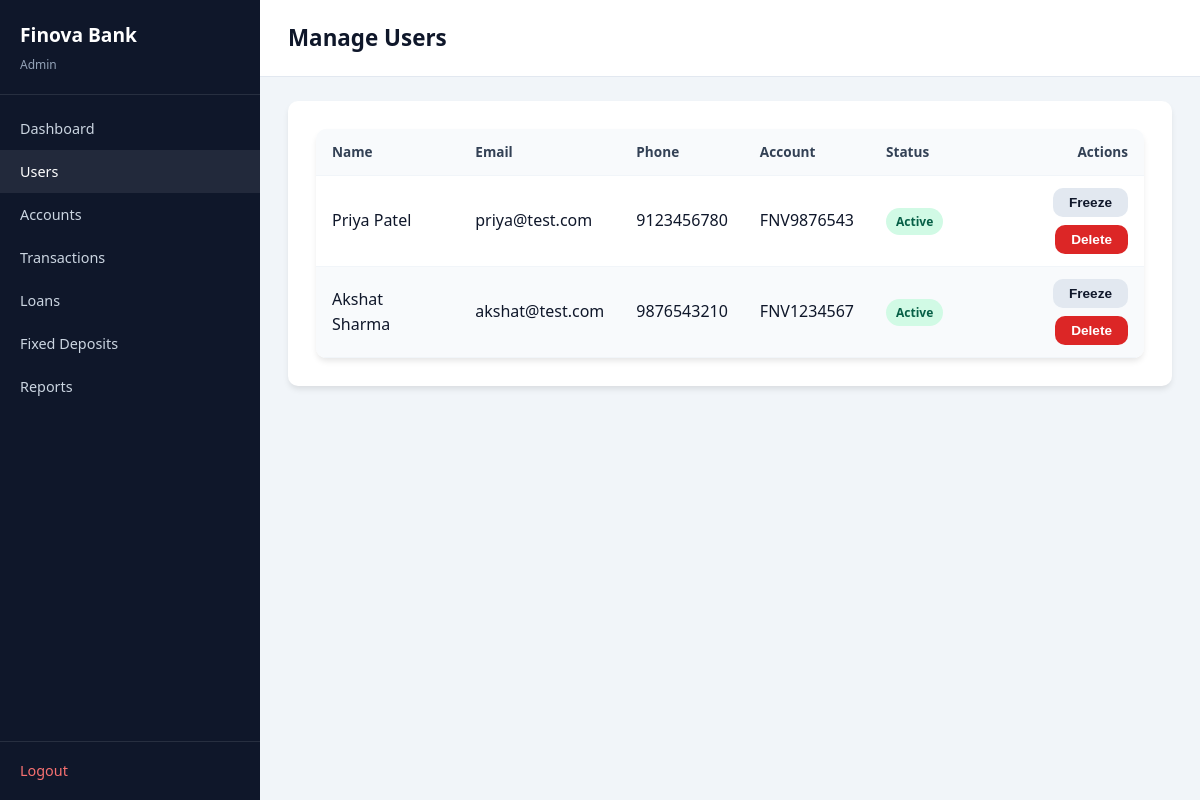
Page /admin/users.php (signed in) on the committed database.
### tables this page shows
CREATE TABLE accounts (
    id           INT AUTO_INCREMENT PRIMARY KEY,
    user_id      INT NOT NULL,
    account_no   VARCHAR(20) NOT NULL UNIQUE,
    account_type ENUM('savings','current','salary') DEFAULT 'savings',
    balance      DECIMAL(12,2) DEFAULT 0.00,
    open_date    DATE NOT NULL,
    status       ENUM('active','frozen','closed') DEFAULT 'active',
    FOREIGN KEY (user_id) REFERENCES users(id) ON DELETE CASCADE
);

CREATE TABLE users (
    id            INT AUTO_INCREMENT PRIMARY KEY,
    full_name     VARCHAR(100) NOT NULL,
    email         VARCHAR(100) NOT NULL UNIQUE,
    phone         VARCHAR(15) DEFAULT NULL,
    password      VARCHAR(255) DEFAULT NULL,
    google_id     VARCHAR(100) DEFAULT NULL,
    profile_pic   VARCHAR(255) DEFAULT NULL,
    auth_provider ENUM('local','google') DEFAULT 'local',
    address       TEXT,
    date_joined   TIMESTAMP DEFAULT CURRENT_TIMESTAMP,
    status        ENUM('active','frozen','inactive') DEFAULT 'active'
);

### includes/functions.php (called while the page is built, shortened)
<?php
function e($str)
{
    return htmlspecialchars((string) $str, ENT_QUOTES, 'UTF-8');
}
function url($path = '')
{
    $path = ltrim($path, '/');
    return APP_BASE . ($path ? '/' . $path : '');
}
function badgeClass($status)
{
    $map = [
        'active' => 'badge-success',
        'success' => 'badge-success',
        'credit' => 'badge-success',
        'approved' => 'badge-info',
        'pending' => 'badge-warning',
        'frozen' => 'badge-danger',
        'rejected' => 'badge-danger',
        'debit' => 'badge-danger',
        'failed' => 'badge-danger',
        'closed' => 'badge-secondary',
        'paid' => 'badge-success',
        'overdue' => 'badge-danger',
        'matured' => 'badge-success',
    ];
    return $map[strtolower($status)] ?? 'badge-secondary';
}

### admin/users.php (the view, shortened to what this page needs)
<?php
require_once __DIR__ . '/../config/db.php';
require_once __DIR__ . '/../includes/functions.php';
$users = $conn->query('SELECT u.*, a.account_no, a.status as acc_status, a.id as account_id FROM users u
    LEFT JOIN accounts a ON u.id = a.user_id ORDER BY u.id DESC');
include __DIR__ . '/../includes/panel_header.php';
?>
<div class="card">
    <div class="table-wrap">
        <table>
            <thead><tr><th>Name</th><th>Email</th><th>Phone</th><th>Account</th><th>Status</th><th class="actions">Actions</th></tr></thead>
            <tbody>
            <?php while ($u = $users->fetch_assoc()): ?>
                <tr>
                    <td><?= e($u['full_name']) ?></td>
                    <td><?= e($u['email']) ?></td>
                    <td><?= e($u['phone'] ?? '—') ?></td>
                    <td><?= e($u['account_no'] ?? '—') ?></td>
                    <td><span class="badge <?= badgeClass($u['status']) ?>"><?= e($u['status']) ?></span></td>
                    <td class="actions">
                        <?php if ($u['account_id']): ?>
                        <form method="POST" action="<?= url('admin/freeze_account.php') ?>" style="display:inline;">
                            <button type="submit" class="btn btn-sm btn-secondary" onclick="return confirm('Change account status?');"><?= $u['acc_status'] === 'frozen' ? 'Unfreeze' : 'Freeze' ?></button>
                        </form>
                        <?php endif; ?>
                        <form method="POST" style="display:inline;" onsubmit="return confirm('Delete this user?');">
                            <button type="submit" class="btn btn-sm btn-danger">Delete</button>
                        </form>
                    </td>
                </tr>
            <?php endwhile; ?>
            </tbody>
        </table>
    </div>
</div>
<?php include __DIR__ . '/../includes/panel_footer.php'; ?>

### css/style.css (style rules this page uses)
:root { --primary: #1a56db; --primary-dark: #1341a8; --primary-light: #3b82f6; --secondary: #0ea5e9; --accent: #06b6d4; --gold: #c9a227; --success: #059669; --danger: #dc2626; --warning: #d97706; --info: #2563eb; --gray-50: #f8fafc; --gray-100: #f1f5f9; --gray-200: #e2e8f0; --gray-500: #64748b; --gray-700: #334155; --gray-900: #0f172a; --navy: #0c1929; --navy-light: #132337; --radius: 10px; --radius-lg: 16px; --shadow: 0 4px 6px -1px rgb(0 0 0 / 0.1); --shadow-lg: 0 20px 40px -12px rgb(15 23 42 / 0.18); --font-sans: 'DM Sans', 'Segoe UI', system-ui, sans-serif; --font-display: 'Playfair Display', Georgia, serif; }
* { box-sizing: border-box; margin: 0; padding: 0; }
body { font-family: var(--font-sans); color: var(--gray-900); background: var(--gray-50); line-height: 1.6; }
.btn { display: inline-block; padding: 10px 20px; border-radius: var(--radius); border: none; cursor: pointer; font-size: 0.95rem; font-weight: 600; text-align: center; transition: background 0.2s ease, color 0.2s ease, border-color 0.2s ease, transform 0.15s ease; }
.btn-secondary { background: var(--gray-200); color: var(--gray-900); }
.btn-danger { background: var(--danger); color: #fff; }
.btn-sm { padding: 7px 16px; font-size: 0.85rem; }
.card { background: #fff; border-radius: var(--radius); box-shadow: var(--shadow); padding: 28px; margin-bottom: 24px; }
.panel-body { background: var(--gray-100); }
.table-wrap { overflow-x: auto; background: #fff; border-radius: var(--radius); box-shadow: var(--shadow); }
table { width: 100%; border-collapse: collapse; }
th, td { padding: 12px 16px; text-align: left; border-bottom: 1px solid var(--gray-100); }
th { background: var(--gray-50); font-weight: 600; font-size: 0.85rem; color: var(--gray-700); }
tbody tr:nth-child(even) { background: var(--gray-50); }
.actions { display: flex; gap: 8px; justify-content: flex-end; flex-wrap: wrap; }
.badge { display: inline-block; padding: 4px 10px; border-radius: 20px; font-size: 0.75rem; font-weight: 600; text-transform: capitalize; }
.badge-success { background: #d1fae5; color: #065f46; }

### rows in the picture
accounts: user.full_name "Priya Patel", user.email "priya@test.com", user.phone "9123456780", account_no "FNV9876543", user.status "Active", status "Freeze"
accounts: user.full_name "Akshat Sharma", user.email "akshat@test.com", user.phone "9876543210", account_no "FNV1234567", user.status "Active", status "Freeze"

### other values in the picture
$item[0] "Dashboard"
$item[0] "Users"
$item[0] "Accounts"
$item[0] "Transactions"
$item[0] "Loans"
$item[0] "Fixed Deposits"
$item[0] "Reports"
$page_title "Manage Users"
